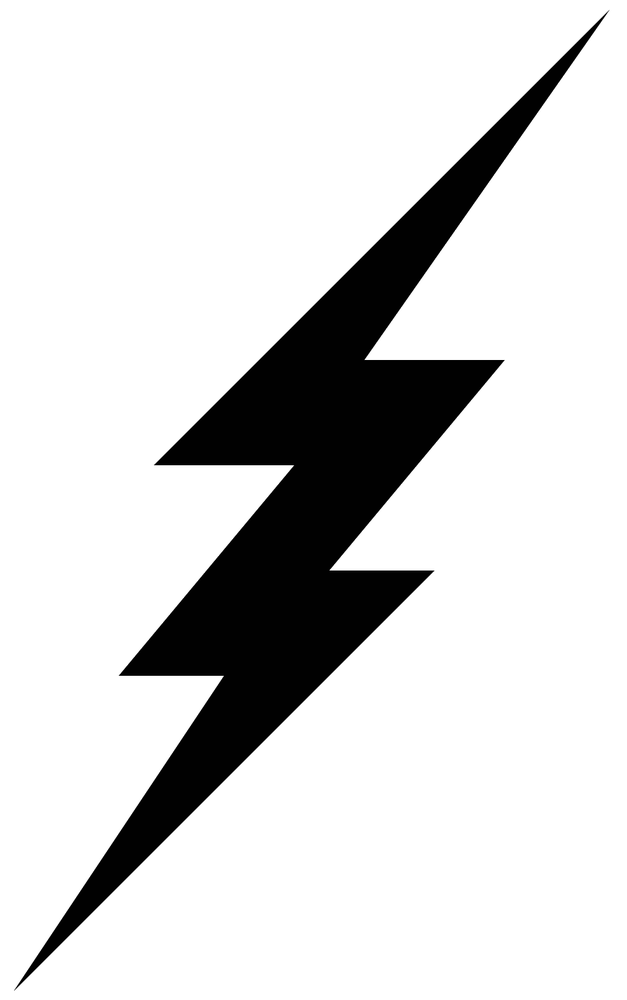
#> input picture flashImage.png, 627 x 1000 px, shrunk from 893 x 1425 before the run
$ python main.py
#> lines starting #> are read from the running program, lines starting #| are printed output that depends on the picture; after the words box and inside, x2 and y2 are one past the last pixel; in counts of white or black regions, pixels touching at a corner belong together
"""
v1.0: Current logic Find boundary get any starting point and find nearest for first time create line and next time onwards check if near if near continue line or create new line
"""

from PIL import Image
import numpy as np
import matplotlib.pyplot as plt
from matplotlib.animation import FuncAnimation
from queue import Queue
import math

STEP = 1

def create_laser_image(image_path, threshold=128):
#> called with image_path = 'flashImage.png', threshold = 128
    image = Image.open(image_path)
#> image is the input picture: PIL image 627x1000 RGBA; mean R, G, B, A 215.3, 215.3, 215.3, 255
    grayscale_image = image.convert('L')
    width, height = grayscale_image.size
#> width = 627; height = 1000
    binary_image = np.zeros((height, width), dtype=np.uint8)

    for y in range(height):
        for x in range(width):
            if grayscale_image.getpixel((x, y)) > threshold:
                binary_image[y, x] = 255
#> binary_image: shape (1000, 627); 84.4% white; 1 black region, box (x1, y1, x2, y2) and area: (15, 12, 608, 989) 97795

    boundary_elems = []
    x_cord,y_cord=[],[]
    visited={}
    for y in range(height):
      for x in range(width):
        if binary_image[y, x] == 0:
          if ((x-1>=0 and binary_image[y, x-1] == 255) or
              (y-1 >=0 and binary_image[y-1, x] == 255) or
              (x+1< width and binary_image[y, x+1] == 255) or
              (y+1 <height and binary_image[y+1, x] == 255) or
              (x==0 or x==width-1 or y==0 or y==height-1)):
            boundary_elems.append((x,y))
            visited[(x,y)]=False

    # Show scatter points at the beginning
    fig, ax = plt.subplots()

    # Show scatter points at the beginning
    x_cord = [-ele[0] for ele in boundary_elems]
    y_cord = [ele[1] for ele in boundary_elems]
#> y_cord = 2440 values from 12 to 988
    scatter = ax.scatter(x_cord, y_cord, c="blue", s=1)

    my_queue=Queue()
    my_queue.put(boundary_elems[0])

    # [13 lines of commented-out code are left out]

    x_cord_line=[]
    y_cord_line=[]

    while not my_queue.empty():
      top_item = my_queue.get()
      if top_item is not None:
        visited[top_item]=True
        neb=findclosestelem(top_item,boundary_elems,visited)
        my_queue.put(neb)
        x_cord_line.append(-top_item[0])
        y_cord_line.append(top_item[1])

    plt.plot(x_cord_line, y_cord_line,c="red",linewidth=1)
    plt.show()
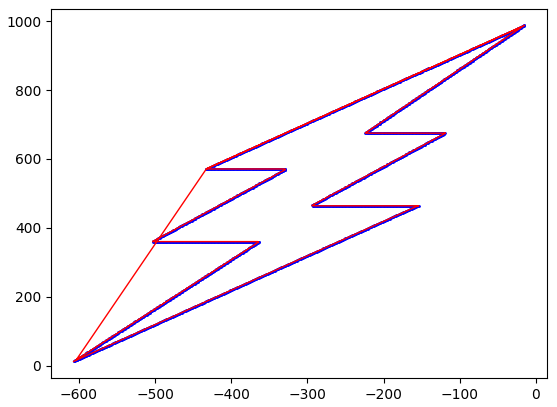
#> figure drawn by matplotlib, 1 panel


def findclosestelem(src,boundary_elems,visited):
    min_distance = float('inf')
    closest_elem = None

    for elem in boundary_elems:
        if elem!=src and visited[elem]==False:
          distance = math.sqrt((elem[0] - src[0]) ** 2 + (elem[1] - src[1]) ** 2)
          if distance < min_distance:
              min_distance = distance
              closest_elem = elem

    return closest_elem

def getblackgroups(binary_image, height, width):
    groups = []
    start = None

    for x in range(width):
      if binary_image[height, x] == 0 and start is None:
          start = x
      elif binary_image[height, x] != 0 and start is not None:
          groups.append((start, x))
          start = None

    if start is not None:
        groups.append((start, width - 1))

    return groups

# Example usage
input_path = 'flashImage.png'
create_laser_image(input_path)
